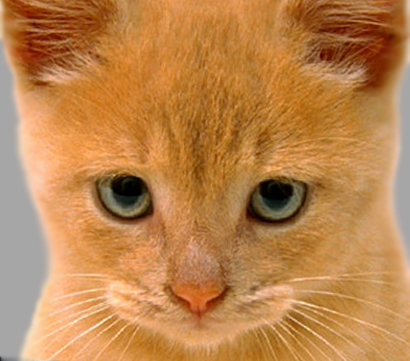
#> input picture cat.bmp, 410 x 361 px
$ python hybrid.py
#> lines starting #> are read from the running program, lines starting #| are printed output that depends on the picture
### align.py
import cv2
import numpy as np
def _extract_keypoints_sift(img1,img2):
        """extract keypoints and descriptors from both images"""
        ## cv2.xfeatures2d.SIFT_create() #for older versions

        sift = cv2.SIFT_create()
        # find the keypoints and descriptors with SIFT
        kp1, des1 = sift.detectAndCompute(img1, None)
        kp2, des2 = sift.detectAndCompute(img2, None)
        # FLANN parameters
        FLANN_INDEX_KDTREE = 0
        index_params = dict(algorithm = FLANN_INDEX_KDTREE, trees=5)
        search_params = dict(checks=50)
        # knn search and ration test
        flann = cv2.FlannBasedMatcher(index_params, search_params)
        matches = flann.knnMatch(des1,des2, k=2)
        match_pts1, match_pts2 = _filterMatches_ratio_test(matches, kp1, kp2)
        return match_pts1,match_pts2
def _filterMatches_ratio_test( matches, kp1, kp2):
        """ Filters sift feature matches based on Ratio test """
        good = []
        pts1, pts2 = [], []
        # ratio test as per Lowe's paper
        for i,(m,n) in enumerate(matches):
            if m.distance < 0.8*n.distance:
                good.append([1,0])
                pts2.append(kp2[m.trainIdx].pt)
                pts1.append(kp1[m.queryIdx].pt)
            else:
                good.append([0,0])
        pts1, pts2 = np.int32(pts1), np.int32(pts2)
        good=good
        return pts1, pts2
def align(img_src, img_des):
      pts1,pts2=_extract_keypoints_sift(img_src,img_des)
      H,mask=cv2.findHomography(pts1,pts2)
      imw, imh = img_des.shape[1], img_des.shape[0]
      im_warped=cv2.warpPerspective(img_src,H,(imw,imh), flags=cv2.INTER_NEAREST, borderMode=cv2.BORDER_TRANSPARENT)
      return im_warped

img1=cv2.imread("cat.bmp")
#> img1 is the input picture: shape (361, 410, 3); mean B, G, R 77.1, 132.5, 188.3
img1_gray=cv2.cvtColor(img1,cv2.COLOR_RGB2GRAY)

img2=cv2.imread("dog.bmp")
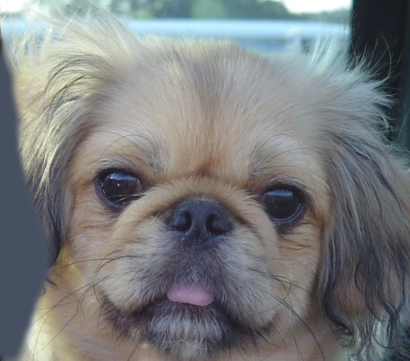
#> input picture dog.bmp, 410 x 361 px
#> img2 is the input picture: shape (361, 410, 3); mean B, G, R 125, 124.5, 121.2
img2_gray=cv2.cvtColor(img2,cv2.COLOR_RGB2GRAY)
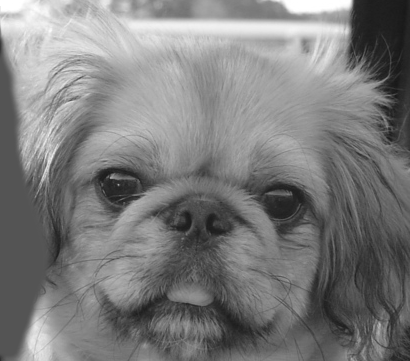
#> img2_gray: shape (361, 410); min 23, max 255, mean 124.3
align(img1,img2)
#> in _extract_keypoints_sift, `kp1, des1 = sift.detectAndCompute(img1, None)`: kp1 = 800 keypoints; strongest (x, y, size): (128, 189, 24.4), (275, 191, 21), (148, 211, 8.6), (308, 329, 1.9)
#> in _extract_keypoints_sift, `kp2, des2 = sift.detectAndCompute(img2, None)`: kp2 = 325 keypoints; strongest (x, y, size): (118, 185, 30.3), (285, 203, 30.5), (49, 161, 3.2), (47, 170, 3.3)
#> in _extract_keypoints_sift, `matches = flann.knnMatch(des1,des2, k=2)`: matches = 800 matches
#> after the loop in _filterMatches_ratio_test, `for i,(m,n) in enumerate(matches):`: good = 800 pairs, first value 0 to 1, second value 0 to 0; pts1 = 44 pairs, first value 28.32 to 367.1, second value 5.82 to 353; pts2 = 44 pairs, first value 25.9 to 388.3, second value 6.16 to 323.7
#> in _filterMatches_ratio_test, `pts1, pts2 = np.int32(pts1), np.int32(pts2)`: pts1 = 44 pairs, first value 28 to 367, second value 5 to 353; pts2 = 44 pairs, first value 25 to 388, second value 6 to 323
#> in _extract_keypoints_sift, `match_pts1, match_pts2 = _filterMatches_ratio_test(matches, kp1, kp2)`: match_pts1 has the same summary as pts1 in _filterMatches_ratio_test; match_pts2 has the same summary as pts2 in _filterMatches_ratio_test
#> in align, `H,mask=cv2.findHomography(pts1,pts2)`: H = [[0.197, -1.49, 69.53], [0.773, -1.04, -14.84], [0.00162, -0.00811, 1]]; mask = 44 values from 0 to 0
#> in align, `im_warped=cv2.warpPerspective(img_src,H,(imw,imh), flags=cv2.INTER_NEA..`:
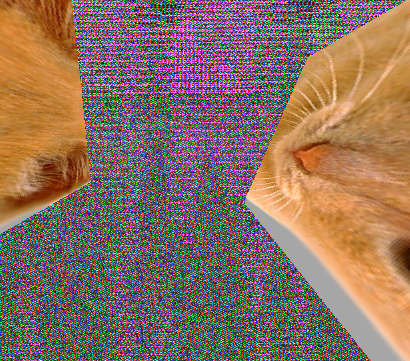
#> im_warped: shape (361, 410, 3); mean B, G, R 94.2, 114.5, 136

### filters.py
from scipy import fftpack
import numpy as np
from PIL import Image, ImageDraw
import cv2
import matplotlib.pyplot as plt
import imageio

def convolve(img,kernel):
    m,n=kernel.shape
    res=np.zeros(img.shape)
    if img.ndim==3:
        h,w,c=img.shape
    else:
        c=1
        h,w=img.shape
        img=np.reshape(img,(h,w,1))

    kernel=np.ravel(kernel)
    new_img=np.zeros((m+h-1,n+w-1,c))
    new_img[m//2:m//2+h,n//2:n//2+w]=img

    for x in range(w):
        for y in range(h):
            temp=np.reshape(new_img[y:y+m,x:x+n],(m*n,c))

            res[y,x]=np.dot(kernel,temp)
    return res
def gaussian_filter(sigma,size):
    m,n=size
    gaussian=np.zeros((m,n))
    for x in range(-m//2,m//2):
        for y in range(-n//2,n//2):
            c=1/(2.0*np.pi*sigma**2.0)
            exp_term=np.exp(-(x**2+y**2)/(2*sigma**2))
            gaussian[x+m//2,y+n//2]=exp_term*c

    return gaussian


# [26 lines of commented-out code are left out]

def low_pass(img,sigma,size):
    return convolve(img,gaussian_filter(sigma,size))
def high_pass(img,sigma,size):
    return img-low_pass(img,sigma,size)

import numpy as np
import cv2
from scipy import signal


# [72 lines left out: functions high_pass_function, low_pass_function, truncate_v2, not called in this run]
# [10 lines of commented-out code are left out]

### hybrid.py
from align import align
from filters import low_pass,high_pass
import cv2
import matplotlib.pyplot as plt
def hybrid(img1,img2,sigma,size):
    # img1_aligned=align(img1,img2)
    lp_img1=low_pass(img1,sigma,size)
    hp_img2=high_pass(img2,sigma,size)
    return hp_img2+lp_img1

img1=cv2.imread("cat.bmp")
img1_gray=cv2.cvtColor(img1,cv2.COLOR_RGB2GRAY)

img2=cv2.imread("dog.bmp")
img2_gray=cv2.cvtColor(img2,cv2.COLOR_RGB2GRAY)
res=hybrid(img2_gray,img1_gray,5,(20,20))
#> in convolve, `kernel=np.ravel(kernel)`: kernel = 400 values, max 0.00637 at index 210, min 0.000117 at index 0, mean 0.00227
#> after the loop in convolve, `for x in range(w):`:
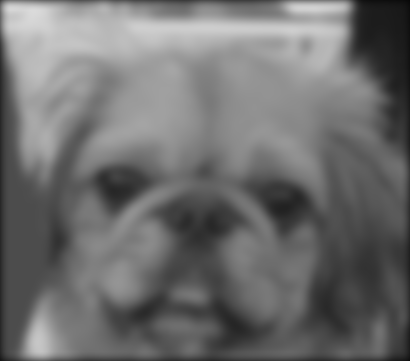
#> res: shape (361, 410) float64; min 7.98, max 218.7, mean 111.1
#> after the loop in convolve (call 2), `for x in range(w):`:
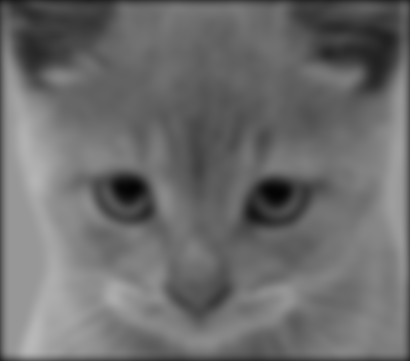
#> res: shape (361, 410) float64; min 4.02, max 184.3, mean 108.9
#> in high_pass, `return img-low_pass(img,sigma,size)`:
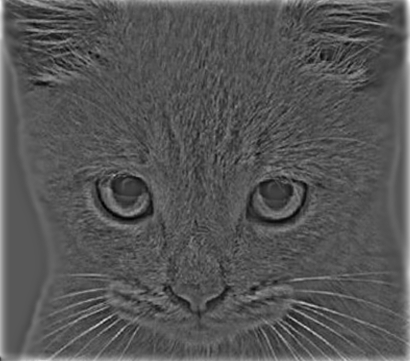
#> returned value: shape (361, 410) float64; min -56.14, max 149.8, mean 13.4; drawn with min black and max white

plt.figure()
# plt.subplot(211)
# plt.imshow(img1,cmap='gray')
# plt.subplot(212)
plt.imshow(res*255,cmap="gray")
plt.show()
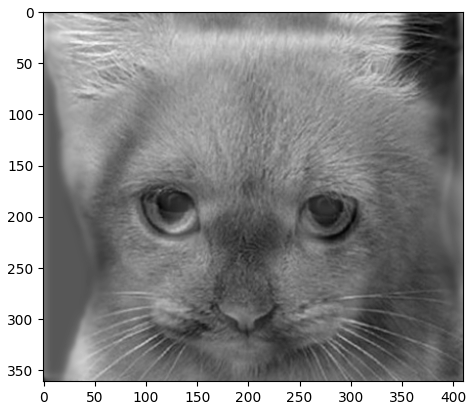
#> figure drawn by matplotlib, 1 panel
